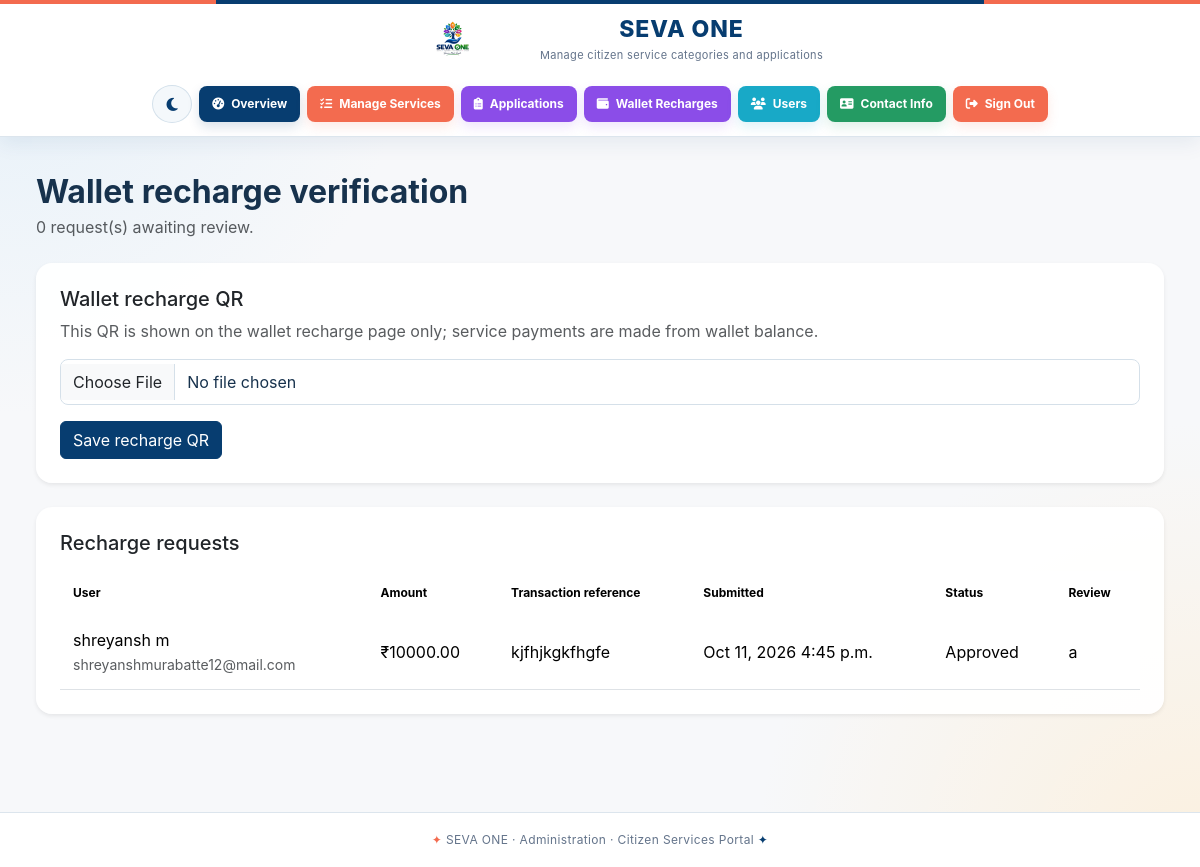
/manage-wallet/ (signed in), run on the app's committed database.
### med/models.py (models this page shows, shortened)
class WalletSettings(models.Model):
    payment_qr_image = models.FileField(
        upload_to="wallet_recharge_qr/",
        blank=True,
        validators=[FileExtensionValidator(["png", "jpg", "jpeg", "webp"])],
        help_text="Upload the QR code used only for wallet recharges.",
    )

class WalletRechargeRequest(models.Model):
    STATUS_CHOICES = [
        ("pending", "Awaiting verification"),
        ("approved", "Approved"),
        ("rejected", "Rejected"),
    ]
    user = models.ForeignKey(
        settings.AUTH_USER_MODEL,
        on_delete=models.CASCADE,
        related_name="wallet_recharge_requests",
    )
    amount = models.DecimalField(
        max_digits=10,
        decimal_places=2,
        validators=[MinValueValidator(Decimal("0.01"))],
    )
    transaction_ref = models.CharField(max_length=100, unique=True)
    status = models.CharField(
        max_length=10,
        choices=STATUS_CHOICES,
        default="pending",
        db_index=True,
    )
    submitted_at = models.DateTimeField(auto_now_add=True, db_index=True)
    reviewed_at = models.DateTimeField(null=True, blank=True)
    reviewed_by = models.ForeignKey(
        settings.AUTH_USER_MODEL,
        on_delete=models.SET_NULL,
        null=True,
        blank=True,
        related_name="reviewed_wallet_recharges",
    )
    class Meta:
        ordering = ["-submitted_at"]

### med/views.py (the view)
# urls.py: path('manage-wallet/', views.manage_wallet, name='manage_wallet'),
@user_passes_test(lambda user: user.is_superuser, login_url="/login/")
def manage_wallet(request):
    wallet_settings, _ = WalletSettings.objects.get_or_create(pk=1)
    form = WalletSettingsForm(
        request.POST if request.method == "POST" else None,
        request.FILES if request.method == "POST" else None,
        instance=wallet_settings,
    )
    if request.method == "POST" and form.is_valid():
        form.save()
        messages.success(request, "Wallet recharge QR updated.")
        return redirect("manage_wallet")
    return render(request, "manage_wallet.html", {
        "form": form,
        "recharge_requests": WalletRechargeRequest.objects.select_related(
            "user", "reviewed_by"
        ).all(),
        "pending_recharge_count": WalletRechargeRequest.objects.filter(
            status="pending"
        ).count(),
    })

### med/forms.py (shortened to what this page needs)
class WalletSettingsForm(forms.ModelForm):
    class Meta:
        model = WalletSettings
        fields = ["payment_qr_image"]
        widgets = {
            "payment_qr_image": forms.FileInput(attrs={
                "class": "form-control",
                "accept": ".png,.jpg,.jpeg,.webp",
            }),
        }

### med/templates/manage_wallet.html (shortened to what this page needs)
{% extends 'admin_base.html' %}
{% block content %}
<div class="container-fluid px-0">
    <div class="d-flex flex-wrap justify-content-between align-items-center gap-2 mb-4">
        <div>
            <h1 class="h2 fw-bold mb-1">Wallet recharge verification</h1>
            <p class="text-muted mb-0">{{ pending_recharge_count }} request(s) awaiting review.</p>
        </div>
    </div>
    <section class="card border-0 shadow-sm mb-4">
        <div class="card-body p-4">
            <h2 class="h5">Wallet recharge QR</h2>
            <p class="text-muted">
                This QR is shown on the wallet recharge page only; service payments
                are made from wallet balance.
            </p>
            <form method="post" enctype="multipart/form-data">
                {{ form.payment_qr_image }}
                <button class="btn btn-primary mt-3" type="submit">Save recharge QR</button>
            </form>
        </div>
    </section>
    <section class="card border-0 shadow-sm">
        <div class="card-body p-4">
            <h2 class="h5 mb-3">Recharge requests</h2>
            <div class="table-responsive">
                <table class="table align-middle">
                    <thead>
                        <tr>
                            <th>User</th>
                            <th>Amount</th>
                            <th>Transaction reference</th>
                            <th>Submitted</th>
                            <th>Status</th>
                            <th>Review</th>
                        </tr>
                    </thead>
                    <tbody>
                        {% for recharge in recharge_requests %}
                            <tr>
                                <td>{{ recharge.user.get_full_name|default:recharge.user.get_username }}<br>
                                    <small class="text-muted">{{ recharge.user.email }}</small>
                                </td>
                                <td>&#8377;{{ recharge.amount|floatformat:2 }}</td>
                                <td>{{ recharge.transaction_ref }}</td>
                                <td>{{ recharge.submitted_at|date:"M j, Y g:i a" }}</td>
                                <td>{{ recharge.get_status_display }}</td>
                                <td>
                                    {% if recharge.status == "pending" %}
                                        <div class="d-flex gap-2">
                                            <form method="post" action="{% url 'review_wallet_recharge' recharge.pk 'approve' %}">
                                                {% csrf_token %}
                                                <button class="btn btn-sm btn-success" type="submit">Approve</button>
                                            </form>
                                            <form method="post" action="{% url 'review_wallet_recharge' recharge.pk 'reject' %}">
                                                {% csrf_token %}
                                                <button class="btn btn-sm btn-outline-danger" type="submit">Reject</button>
                                            </form>
                                        </div>
                                    {% else %}
                                        {{ recharge.reviewed_by|default:"—" }}
                                    {% endif %}
                                </td>
                            </tr>
                        {% empty %}
                            <tr>
                                <td colspan="6" class="text-center text-muted">No recharge requests yet.</td>
                            </tr>
                        {% endfor %}
                    </tbody>
                </table>
            </div>
        </div>
    </section>
</div>
{% endblock %}

### med/templates/theme_toggle.html (style rules this page uses)
:root { --navy: #073D70; --navy-dark: #123F78; --navy-light: #174EA6; --coral: #E86B4C; --coral-dark: #D95638; --coral-soft: #FFF0EB; --cream: #FFF4DF; --cream-dark: #FFE8C4; --blue-light: #E9F5FC; --blue-border: #D7EBF8; --text: #172033; --muted: #64748B; --border: #DCE5ED; --theme-bg: #F8FBFD; --theme-surface: #FFFFFF; --theme-surface-raised: #F5F9FC; --theme-ink: #172033; --theme-muted: #64748B; --theme-link: #174EA6; --theme-input: #FFFFFF; }

### med/templates/admin_base.html (style rules this page uses)
:root { --seva-navy: #073D70; --seva-navy-dark: #123F78; --seva-navy-light: #1D5A94; --seva-coral: #F36B4F; --seva-coral-dark: #E85A3F; --seva-coral-light: #FF8A70; --seva-cream: #FFF4DF; --seva-cream-dark: #FFE8C4; --seva-blue-bg: #E9F5FC; --seva-blue-soft: #DFEEF9; --seva-green: #249B63; --seva-green-light: #E9F7F1; --seva-purple: #8B4DE8; --seva-purple-light: #F1EAFE; --seva-cyan: #18A9C7; --seva-cyan-light: #E5F8FC; --seva-orange: #E89A16; --seva-orange-light: #FFF4DA; --seva-red: #DC3F3F; --seva-red-light: #FDECEC; --seva-text: #17324D; --seva-muted: #64748B; --seva-border: #DCE5ED; --seva-page: #F7F8FA; --seva-white: #FFFFFF; --seva-shadow: 0 10px 28px rgba(7,61,112,.09); }
* { box-sizing: border-box; }
html { scroll-behavior: smooth; }
body { margin: 0; padding: 0; min-height: 100vh; font-family: Inter, "Segoe UI", Arial, sans-serif; color: var(--seva-text); background: radial-gradient( circle at 0% 0%, rgba(223,238,249,.75), transparent 28% ), radial-gradient( circle at 100% 100%, rgba(255,232,196,.50), transparent 30% ), var(--seva-page); }
.card { border: 1px solid var(--seva-border); border-radius: 16px; background: rgba(255,255,255,.96); box-shadow: var(--seva-shadow); overflow: hidden; }
.btn-primary { background: var(--seva-navy); border-color: var(--seva-navy); color: #FFFFFF; }
.form-control, .form-select { border: 1px solid #D5E0E9; border-radius: 8px; padding: 10px 12px; color: var(--seva-text); background: #FFFFFF; }
.table { margin-bottom: 0; }
.table thead { background: var(--seva-navy); color: #FFFFFF; }
.table thead th { border: none; padding: 13px; font-size: 12px; font-weight: 750; }
.table tbody td { padding: 13px; vertical-align: middle; }
.table tbody tr { transition: background .2s ease; }

### data on the page
WalletRechargeRequest: user.get_full_name "shreyansh m", user.email "shreyanshmurabatte12@mail.com", amount "10000.00", transaction_ref "kjfhjkgkfhgfe", submitted_at "Oct 11, 2026 4:45 p.m.", status "Approved", reviewed_by "a"

### other printed values
{{ pending_recharge_count }} "0"
